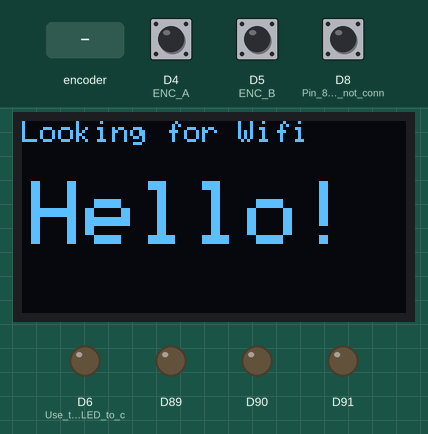
Simulated run of this sketch. Board: Arduino MKR. Shown: 128×64 one-colour display, output pins drawn as LEDs (lit = HIGH). The test bench sets the inputs (shaded band); at power-on: D8 (Pin_8_reads_1_if_not_conn) HIGH, D4 (ENC_A) HIGH, D5 (ENC_B) HIGH. A WiFi scan finds three made-up networks; random numbers use the default seed unless the sketch sets one; no MQTT or app messages arrive unless stated; not simulated (calls return 0 or success): arduino_secrets.h; what the sketch prints to the serial monitor is not drawn.

Above: at 1.1 s.
5.8 s: D8 (Pin_8_reads_1_if_not_conn) pulled LOW for 1.5 s
At 7.71 s:
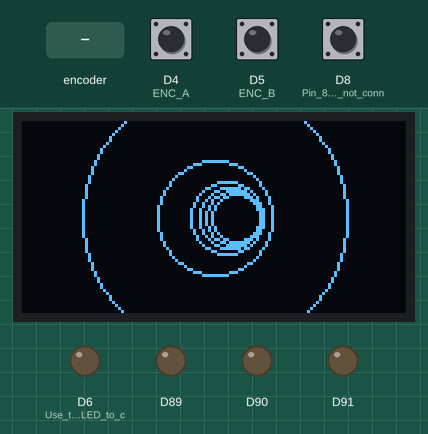
9.6 s: rotary encoder on D4 (ENC_A) / D5 (ENC_B) turned 1 step (first pin leading)
At 14.1 s:
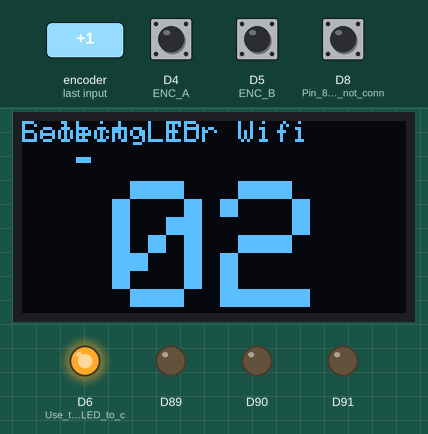
14.3 s: rotary encoder on D4 (ENC_A) / D5 (ENC_B) turned 1 step (first pin leading)
At 18.7 s:
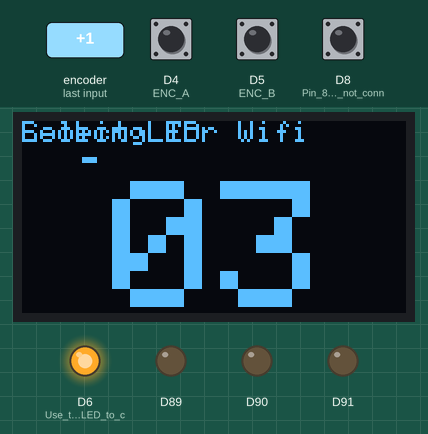
19.0 s: D8 (Pin_8_reads_1_if_not_conn) pulled LOW for 1.5 s
At 19.87 s:
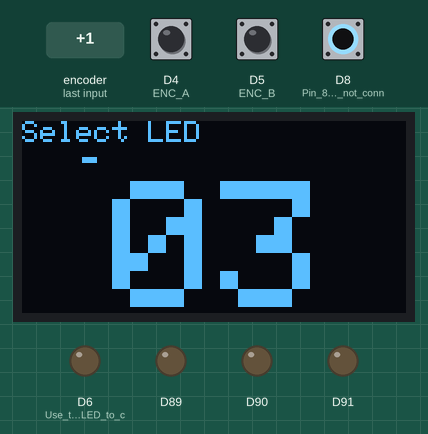
Timing chart, 0 to 22.0 s (numbered marks = the images above; inputs shaded):
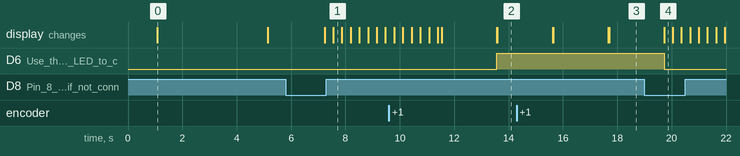

The sketch:

LEDfinder.ino
```cpp
/* Based on Oleg Mazurov's code for rotary encoder interrupt service routines for AVR micros
   here https://chome.nerpa.tech/mcu/reading-rotary-encoder-on-arduino/
   and using interrupts https://chome.nerpa.tech/mcu/rotary-encoder-interrupt-service-routine-for-avr-micros/

   This example does not use the port read method. Tested with Nano and ESP32
   both encoder A and B pins must be connected to interrupt enabled pins, see here for more info:
   https://www.arduino.cc/reference/en/language/functions/external-interrupts/attachinterrupt/

   Great Explanation of Rotary Encoders here: https://www.youtube.com/watch?v=fgOfSHTYeio


   on RE - middle pin is GND left and right are clockwise and anticlockwise rotation depending
   on which is connected to ENC_A or B pins
*/


#include <Wire.h>
#include <Adafruit_GFX.h>
#include <Adafruit_SSD1306.h> // Note when using the adafruit examples i needed to change the address to 0x3C
#include <WiFiNINA.h>
#include <PubSubClient.h>
#include <utility/wifi_drv.h>   // library to drive to RGB LED on the MKR1010
#include "arduino_secrets.h"

#define SCREEN_WIDTH 128 // Adjust for your display
#define SCREEN_HEIGHT 64

Adafruit_SSD1306 display(SCREEN_WIDTH, SCREEN_HEIGHT);

// Define rotary encoder pins - check which pins have interupts - these are for MKR boards
#define ENC_A 4
#define ENC_B 5

unsigned long _lastIncReadTime = micros();
unsigned long _lastDecReadTime = micros();
int _pauseLength = 25000;
int _fastIncrement = 10;

volatile int counter = 1;
int upperlimit = 50;
int lowerlimit = 0;

// Structure to store circle information
struct Circle {
  int x, y, radius;
};

// Maximum number of circles
const int maxCircles = 8;

// Array to store circle information
Circle circles[maxCircles];

/*
**** please enter your sensitive data in the Secret tab/arduino_secrets.h
**** using format below

#define SECRET_SSID "ssid name"
#define SECRET_PASS "ssid password"
#define SECRET_MQTTUSER "user name - eg student"
#define SECRET_MQTTPASS "password";
 */

const char* ssid          = SECRET_SSID;
const char* password      = SECRET_PASS;
const char* ssid1         = SECRET_SSID1;
const char* password1     = SECRET_PASS1;
const char* mqtt_username = SECRET_MQTTUSER;
const char* mqtt_password = SECRET_MQTTPASS;
const char* mqtt_server = "mqtt.cetools.org";
const int mqtt_port = 1884;
int status = WL_IDLE_STATUS;     // the Wifi radio's status

WiFiServer server(80);
WiFiClient wificlient;

WiFiClient mkrClient;
PubSubClient client(mkrClient);

void setup() {

  // RGB LED's
  WiFiDrv::pinMode(25, OUTPUT); // G
  WiFiDrv::pinMode(26, OUTPUT); // R
  WiFiDrv::pinMode(27, OUTPUT); // B

  LedRed(); // board alive but not yet ready

  Wire.begin();
  display.begin(SSD1306_SWITCHCAPVCC, 0x3C); // these amazon screens are different address to adafruit ones
  display.clearDisplay();
  display.setTextSize(1);
  display.setTextColor(WHITE);
  displayhello();

  // Initialize circles
  for (int i = 1; i < maxCircles; i++) {
    circles[i].x = SCREEN_WIDTH / 2;
    circles[i].y = SCREEN_HEIGHT / 2;
    circles[i].radius = i*5;
  }

  // Set encoder pins and attach interrupts
  pinMode(ENC_A, INPUT_PULLUP);
  pinMode(ENC_B, INPUT_PULLUP);
  attachInterrupt(digitalPinToInterrupt(ENC_A), read_encoder, CHANGE);
  attachInterrupt(digitalPinToInterrupt(ENC_B), read_encoder, CHANGE);

  pinMode(8, INPUT_PULLUP);  // Pin 8 reads 1 if not connected to GND
  pinMode(LED_BUILTIN, OUTPUT); // Use the built in LED to check status

  // Start the serial monitor to show output
  Serial.begin(115200);
  delay(1000);

  WiFi.setHostname("LuminaSelector");
  startWifi();
  client.setServer(mqtt_server, mqtt_port);
//  client.setCallback(callback);

}

void loop() {

  if (!client.connected()) {
    reconnectMQTT();
  }
  if (WiFi.status() != WL_CONNECTED){
    startWifi();
  }
  // keep mqtt alive
  client.loop();

  static int lastCounter = 0;

  // If count has changed print the new value to serial
  if(counter != lastCounter){
    if (counter > upperlimit) {
      counter = upperlimit;
    } else if (counter < lowerlimit) {
      counter = lowerlimit;
    }
    Serial.println(counter);
    lastCounter = counter;
  }

  display.clearDisplay();
  displaytitle();
  displaycounter(counter);

  digitalWrite(LED_BUILTIN, digitalRead(8)); // echo status of pin 8 input on the built in LED

  if(!digitalRead(8)){
    sendmqtt(counter);
    wormhole(120);
  }
}

void sendmqtt(int LEDring){

  char mqtt_topic_demo[50];

  if(LEDring < 1){
    for(int i = 1; i <= upperlimit; i++){
      sprintf(mqtt_topic_demo, "student/CASA0014/light/%d/all/", i);

      String message = "{\"method\": \"pulsewhite\"}";

      if (client.publish(mqtt_topic_demo, message.c_str(), message.length())) {
        Serial.println("Message published");
      } else {
        Serial.println("Failed to publish message");
      }

    }

  }else{

    sprintf(mqtt_topic_demo, "student/CASA0014/light/%d/all/", LEDring);

    String message = "{\"method\": \"pulsewhite\"}";

    if (client.publish(mqtt_topic_demo, message.c_str(), message.length())) {
      Serial.println("Message published");
    } else {
      Serial.println("Failed to publish message");
    }
  }

}

void displaytitle(){
  display.setTextSize(1);
  display.setCursor(0, 0);
  display.print("Select LED");
}

void displaywifititle(){
  display.setTextSize(1);
  display.setCursor(0, 0);
  display.print("Looking for Wifi");
}

void displaymqtttitle(){
  display.setTextSize(1);
  display.setCursor(0, 0);
  display.print("Reconnecting to MQTT");
}

void displaycounter(int counter){
  // Convert counter to a string for display
  String counterStr = String(counter);

  // Pad with leading zeros if necessary
  if (counter < 10) {
    counterStr = "0" + counterStr;
  }

  display.setCursor(30, 20); // Reset cursor position
  display.setTextSize(6);
  display.print(counterStr);

  display.drawRect((counter*2)+14, 12, 5, 2, WHITE);

  display.display(); // Update the display

}

void displayhello(){
  display.setCursor(3, 20); // Reset cursor position
  display.setTextSize(3);
  display.print("Hello!");
  display.display(); // Update the display
}

void read_encoder() {
  // Encoder interrupt routine for both pins. Updates counter
  // if they are valid and have rotated a full indent

  static uint8_t old_AB = 3;  // Lookup table index
  static int8_t encval = 0;   // Encoder value
  static const int8_t enc_states[]  = {0,-1,1,0,1,0,0,-1,-1,0,0,1,0,1,-1,0}; // Lookup table

  old_AB <<=2;  // Remember previous state

  if (digitalRead(ENC_A)) old_AB |= 0x02; // Add current state of pin A
  if (digitalRead(ENC_B)) old_AB |= 0x01; // Add current state of pin B

  encval += enc_states[( old_AB & 0x0f )];

  // Update counter if encoder has rotated a full indent, that is at least 4 steps
  if( encval > 3 ) {        // Four steps forward
    int changevalue = 1;
    if((micros() - _lastIncReadTime) < _pauseLength) {
      changevalue = _fastIncrement * changevalue;
    }
    _lastIncReadTime = micros();
    counter = counter + changevalue;              // Update counter
    encval = 0;
  }
  else if( encval < -3 ) {        // Four steps backward
    int changevalue = -1;
    if((micros() - _lastDecReadTime) < _pauseLength) {
      changevalue = _fastIncrement * changevalue;
    }
    _lastDecReadTime = micros();
    counter = counter + changevalue;              // Update counter
    encval = 0;
  }
}

void wormhole(int cycles){
  // Starting position at the center
  int x = SCREEN_WIDTH / 2;
  int y = SCREEN_HEIGHT / 2;
  int circlestart = x;
  int direction = 1;

  for (int i = 0; i < cycles; i++) {
    display.clearDisplay();

    circlestart += direction;

    if(circlestart < x - 20){
      direction = 1;
    }else if(circlestart > x+20){
      direction = -1;
    }

    // Move circles and draw them
    for (int i = 1; i < maxCircles; i++) {
      circles[i].radius *= 1.2; // Adjust expansion rate
      display.drawCircle(circles[i].x, circles[i].y, circles[i].radius, WHITE);

      if (circles[i].radius > SCREEN_WIDTH / 2) {
        // Reset the circle
        circles[i].radius = 6;
        circles[i].x = circlestart;
      }

    }
    display.display();
    delay(10);
  }

}

void startWifi(){

  LedBlue(); // show Blue LED when looking for wifi
  displaywifititle();
  display.display(); // Update the display

  // check for the WiFi module:
  if (WiFi.status() == WL_NO_MODULE) {
    Serial.println("Communication with WiFi module failed!");
    // don't continue
    while (true);
  }
  String fv = WiFi.firmwareVersion();
  if (fv < WIFI_FIRMWARE_LATEST_VERSION) {
    Serial.println("Please upgrade the firmware");
  }

  // Function for connecting to a WiFi network
  // is looking for UCL_IoT and a back up network (usually a home one!)
  int n = WiFi.scanNetworks();
  Serial.println("Scan done");
  if (n == 0) {
    Serial.println("no networks found");
  } else {
    Serial.print(n);
    Serial.println(" networks found");
    // loop through all the networks and if you find UCL_IoT or the backup - ssid1
    // then connect to wifi
    Serial.print("Trying to connect to: ");
    Serial.println(ssid1);
    for (int i = 0; i < n; ++i){
      String availablessid = WiFi.SSID(i);
      // Primary network
      if (availablessid.equals(ssid)) {
        Serial.print("Connecting to ");
        Serial.println(ssid);
        WiFi.begin(ssid, password);
        while (WiFi.status() != WL_CONNECTED) {
          delay(600);
          Serial.print(".");
        }
        if (WiFi.status() == WL_CONNECTED) {
          Serial.println("Connected to " + String(ssid));
          break; // Exit the loop if connected
        } else {
          Serial.println("Failed to connect to " + String(ssid));
        }
      // Secondary Network
      } else if (availablessid.equals(ssid1)) {
        Serial.print("Connecting to ");
        Serial.println(ssid1);
        WiFi.begin(ssid1, password1);
        while (WiFi.status() != WL_CONNECTED) {
          delay(600);
          Serial.print(".");
        }
        if (WiFi.status() == WL_CONNECTED) {
          Serial.println("Connected to " + String(ssid1));
          break; // Exit the loop if connected
        } else {
          Serial.println("Failed to connect to " + String(ssid1));
        }
      // No Network!
      } else {
        Serial.print(availablessid);
        Serial.println(" - this network is not in my list");
      }

    }
  }


  Serial.println("");
  Serial.println("WiFi connected");
  Serial.print("IP address: ");
  Serial.println(WiFi.localIP());

  LedGreen(); // all good so show green for go
}


void reconnectMQTT() {
  if (WiFi.status() != WL_CONNECTED){
    startWifi();
  } else {
    //Serial.println(WiFi.localIP());
  }
  LedBlue();
  displaymqtttitle();
  display.display(); // Update the display

  // Loop until we're reconnected
  while (!client.connected()) {    // while not (!) connected....
    Serial.print("Attempting MQTT connection...");
    // Create a random client ID
    String clientId = "LuminaSelector";
    clientId += String(random(0xffff), HEX);

    // Attempt to connect
    if (client.connect(clientId.c_str(), mqtt_username, mqtt_password)) {
      Serial.println("connected");
      // ... and subscribe to messages on broker
    } else {
      Serial.print("failed, rc=");
      Serial.print(client.state());
      Serial.println(" try again in 5 seconds");
      // Wait 5 seconds before retrying
      delay(5000);
    }
  }
  LedGreen();
}

void callback(char* topic, byte* payload, int length) {
  // Handle incoming messages
  Serial.print("Message arrived [");
  Serial.print(topic);
  Serial.print("]: ");
  for (int i = 0; i < length; i++) {
    Serial.print((char)payload[i]);
  }
  Serial.println();

}
```

Measured:
- after the input at 19.0 s, D6 (Use_the_built_in_LED_to_c): HIGH → LOW after 0.72 s
- what the display in image 0 shows lasts 4.0 s, from 1.1 s to 5.1 s
